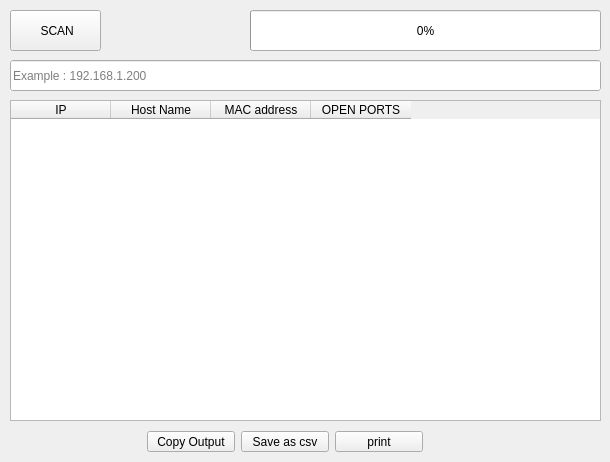
    <widget class="QWidget" name="tab_4">
     <attribute name="title">
      <string>Port Scanner</string>
     </attribute>
     <widget class="QPushButton" name="ScanBtnPortScanner">
      <property name="geometry">
       <rect>
        <x>10</x>
        <y>10</y>
        <width>91</width>
        <height>41</height>
       </rect>
      </property>
      <property name="toolTip">
       <string>Press To Start Scanning</string>
      </property>
      <property name="autoFillBackground">
       <bool>true</bool>
      </property>
      <property name="text">
       <string> SCAN</string>
      </property>
      <property name="icon">
       <iconset>
        <normaloff>start.png</normaloff>start.png</iconset>
      </property>
      <property name="iconSize">
       <size>
        <width>30</width>
        <height>30</height>
       </size>
      </property>
      <property name="shortcut">
       <string>Shift+S</string>
      </property>
      <property name="checkable">
       <bool>false</bool>
      </property>
      <property name="autoDefault">
       <bool>false</bool>
      </property>
      <property name="default">
       <bool>false</bool>
      </property>
      <property name="flat">
       <bool>false</bool>
      </property>
     </widget>
     <widget class="QTableWidget" name="tableWidget_2">
      <property name="geometry">
       <rect>
        <x>10</x>
        <y>100</y>
        <width>591</width>
        <height>321</height>
       </rect>
      </property>
      <property name="autoFillBackground">
       <bool>true</bool>
      </property>
      <column>
       <property name="text">
        <string>IP</string>
       </property>
      </column>
      <column>
       <property name="text">
        <string>Host Name</string>
       </property>
      </column>
      <column>
       <property name="text">
        <string>MAC address</string>
       </property>
      </column>
      <column>
       <property name="text">
        <string>OPEN PORTS</string>
       </property>
      </column>
     </widget>
     <widget class="QLineEdit" name="lineEdit_2">
      <property name="geometry">
       <rect>
        <x>10</x>
        <y>60</y>
        <width>591</width>
        <height>31</height>
       </rect>
      </property>
      <property name="autoFillBackground">
       <bool>true</bool>
      </property>
      <property name="placeholderText">
       <string>Example : 192.168.1.200</string>
      </property>
     </widget>
     <widget class="QPushButton" name="PauseBtnPortScanner">
      <property name="enabled">
       <bool>true</bool>
      </property>
      <property name="geometry">
       <rect>
        <x>110</x>
        <y>10</y>
        <width>88</width>
        <height>41</height>
       </rect>
      </property>
      <property name="toolTip">
       <string>Press To Stop Scanning</string>
      </property>
      <property name="autoFillBackground">
       <bool>true</bool>
      </property>
      <property name="styleSheet">
       <string notr="true"/>
      </property>
      <property name="text">
       <string/>
      </property>
      <property name="icon">
       <iconset>
        <normaloff>pause.png</normaloff>pause.png</iconset>
      </property>
      <property name="iconSize">
       <size>
        <width>30</width>
        <height>30</height>
       </size>
      </property>
      <property name="shortcut">
       <string>Shift+P</string>
      </property>
      <property name="checkable">
       <bool>false</bool>
      </property>
      <property name="checked">
       <bool>false</bool>
      </property>
      <property name="flat">
       <bool>true</bool>
      </property>
     </widget>
     <widget class="QProgressBar" name="progressBar_2">
      <property name="geometry">
       <rect>
        <x>250</x>
        <y>10</y>
        <width>351</width>
        <height>41</height>
       </rect>
      </property>
      <property name="autoFillBackground">
       <bool>true</bool>
      </property>
      <property name="value">
       <number>0</number>
      </property>
     </widget>
     <widget class="QWidget" name="layoutWidget">
      <property name="geometry">
       <rect>
        <x>146</x>
        <y>430</y>
        <width>278</width>
        <height>23</height>
       </rect>
      </property>
      <property name="autoFillBackground">
       <bool>true</bool>
      </property>
      <layout class="QHBoxLayout" name="horizontalLayout_3"/>
     </widget>
     <widget class="QPushButton" name="pushButton_22">
      <property name="geometry">
       <rect>
        <x>241</x>
        <y>431</y>
        <width>88</width>
        <height>21</height>
       </rect>
      </property>
      <property name="autoFillBackground">
       <bool>true</bool>
      </property>
      <property name="text">
       <string>Save as csv</string>
      </property>
     </widget>
     <widget class="QPushButton" name="pushButton_20">
      <property name="geometry">
       <rect>
        <x>147</x>
        <y>431</y>
        <width>88</width>
        <height>21</height>
       </rect>
      </property>
      <property name="autoFillBackground">
       <bool>true</bool>
      </property>
      <property name="text">
       <string>Copy Output</string>
      </property>
     </widget>
     <widget class="QPushButton" name="pushButton_21">
      <property name="geometry">
       <rect>
        <x>335</x>
        <y>431</y>
        <width>88</width>
        <height>21</height>
       </rect>
      </property>
      <property name="autoFillBackground">
       <bool>true</bool>
      </property>
      <property name="text">
       <string>print</string>
      </property>
     </widget>
    </widget>
